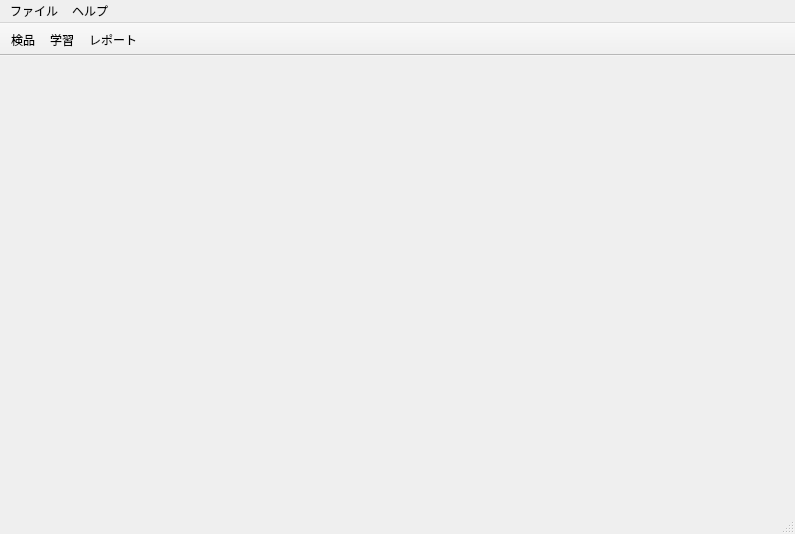
<?xml version="1.0" encoding="UTF-8"?>
<ui version="4.0">
 <class>MainWindow</class>
 <widget class="QMainWindow" name="MainWindow">
  <property name="geometry">
   <rect>
    <x>0</x>
    <y>0</y>
    <width>795</width>
    <height>534</height>
   </rect>
  </property>
  <property name="sizePolicy">
   <sizepolicy hsizetype="Preferred" vsizetype="Preferred">
    <horstretch>100</horstretch>
    <verstretch>0</verstretch>
   </sizepolicy>
  </property>
  <property name="font">
   <font>
    <pointsize>9</pointsize>
   </font>
  </property>
  <property name="windowTitle">
   <string>MainWindow</string>
  </property>
  <widget class="QWidget" name="centralwidget">
   <layout class="QVBoxLayout" name="verticalLayout">
    <item>
     <widget class="QStackedWidget" name="main_stacked_widget">
      <property name="currentIndex">
       <number>1</number>
      </property>
      <widget class="QWidget" name="page"/>
      <widget class="QWidget" name="page_2"/>
     </widget>
    </item>
   </layout>
  </widget>
  <widget class="QMenuBar" name="menubar">
   <property name="geometry">
    <rect>
     <x>0</x>
     <y>0</y>
     <width>795</width>
     <height>22</height>
    </rect>
   </property>
   <property name="defaultUp">
    <bool>false</bool>
   </property>
   <property name="nativeMenuBar">
    <bool>true</bool>
   </property>
   <widget class="QMenu" name="menu_file">
    <property name="title">
     <string>ファイル</string>
    </property>
    <addaction name="action_new_project"/>
    <addaction name="action_open"/>
    <addaction name="separator"/>
    <addaction name="action_close"/>
   </widget>
   <widget class="QMenu" name="menu_help">
    <property name="title">
     <string>ヘルプ</string>
    </property>
    <addaction name="action_website"/>
    <addaction name="action_version"/>
   </widget>
   <addaction name="menu_file"/>
   <addaction name="menu_help"/>
  </widget>
  <widget class="QStatusBar" name="statusbar"/>
  <widget class="QToolBar" name="toolBar">
   <property name="movable">
    <bool>false</bool>
   </property>
   <property name="toolButtonStyle">
    <enum>Qt::ToolButtonTextUnderIcon</enum>
   </property>
   <attribute name="toolBarArea">
    <enum>TopToolBarArea</enum>
   </attribute>
   <attribute name="toolBarBreak">
    <bool>false</bool>
   </attribute>
   <addaction name="inspection_action"/>
   <addaction name="optimization_action"/>
   <addaction name="past_result_action"/>
  </widget>
  <action name="inspection_action">
   <property name="checkable">
    <bool>true</bool>
   </property>
   <property name="checked">
    <bool>false</bool>
   </property>
   <property name="icon">
    <iconset resource="../../../icon.qrc">
     <normaloff>:/icon/assets/fonts/fontawesome/eye#3e3e3e.png</normaloff>:/icon/assets/fonts/fontawesome/eye#3e3e3e.png</iconset>
   </property>
   <property name="text">
    <string>検品</string>
   </property>
  </action>
  <action name="optimization_action">
   <property name="checkable">
    <bool>true</bool>
   </property>
   <property name="icon">
    <iconset resource="../../../icon.qrc">
     <normaloff>:/icon/assets/fonts/fontawesome/brain#3e3e3e.png</normaloff>:/icon/assets/fonts/fontawesome/brain#3e3e3e.png</iconset>
   </property>
   <property name="text">
    <string>学習</string>
   </property>
   <property name="toolTip">
    <string>学習</string>
   </property>
  </action>
  <action name="past_result_action">
   <property name="checkable">
    <bool>true</bool>
   </property>
   <property name="icon">
    <iconset resource="../../../icon.qrc">
     <normaloff>:/icon/assets/fonts/fontawesome/history#3e3e3e.png</normaloff>:/icon/assets/fonts/fontawesome/history#3e3e3e.png</iconset>
   </property>
   <property name="text">
    <string>レポート</string>
   </property>
  </action>
  <action name="action_open">
   <property name="text">
    <string>開く</string>
   </property>
  </action>
  <action name="action_new_project">
   <property name="text">
    <string>新規プロジェクト</string>
   </property>
  </action>
  <action name="action_close">
   <property name="text">
    <string>閉じる</string>
   </property>
  </action>
  <action name="action_website">
   <property name="text">
    <string>SDtestホームページ</string>
   </property>
  </action>
  <action name="action_version">
   <property name="text">
    <string>About SDTest</string>
   </property>
  </action>
  <action name="action_about_SDT">
   <property name="text">
    <string>SDTestについて</string>
   </property>
   <property name="toolTip">
    <string>SDTestについて</string>
   </property>
  </action>
  <action name="action_quit_SDTest">
   <property name="text">
    <string>SDTestを終了</string>
   </property>
  </action>
 </widget>
 <resources>
  <include location="../../../icon.qrc"/>
 </resources>
 <connections/>
</ui>
